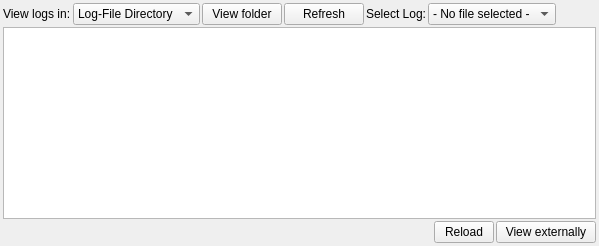
        <widget class="QWidget" name="tab_Logs">
         <attribute name="title">
          <string>Lo&amp;gs</string>
         </attribute>
         <layout class="QVBoxLayout" name="verticalLayout_5">
          <property name="spacing">
           <number>2</number>
          </property>
          <property name="leftMargin">
           <number>3</number>
          </property>
          <property name="topMargin">
           <number>3</number>
          </property>
          <property name="rightMargin">
           <number>3</number>
          </property>
          <property name="bottomMargin">
           <number>3</number>
          </property>
          <item>
           <layout class="QHBoxLayout" name="horizontalLayout_10">
            <property name="spacing">
             <number>2</number>
            </property>
            <item>
             <widget class="QLabel" name="label_21">
              <property name="maximumSize">
               <size>
                <width>150</width>
                <height>16777215</height>
               </size>
              </property>
              <property name="text">
               <string>View logs in:</string>
              </property>
             </widget>
            </item>
            <item>
             <widget class="QComboBox" name="combo_LogDirectory">
              <property name="maximumSize">
               <size>
                <width>150</width>
                <height>16777215</height>
               </size>
              </property>
              <property name="currentIndex">
               <number>1</number>
              </property>
              <item>
               <property name="text">
                <string>Current Directory</string>
               </property>
              </item>
              <item>
               <property name="text">
                <string>Log-File Directory</string>
               </property>
              </item>
             </widget>
            </item>
            <item>
             <widget class="QPushButton" name="btn_LogViewFolder">
              <property name="maximumSize">
               <size>
                <width>150</width>
                <height>16777215</height>
               </size>
              </property>
              <property name="text">
               <string>View folder</string>
              </property>
             </widget>
            </item>
            <item>
             <widget class="QPushButton" name="btn_LogRefresh">
              <property name="maximumSize">
               <size>
                <width>150</width>
                <height>16777215</height>
               </size>
              </property>
              <property name="text">
               <string>Refresh</string>
              </property>
             </widget>
            </item>
            <item>
             <widget class="QLabel" name="label_25">
              <property name="maximumSize">
               <size>
                <width>150</width>
                <height>16777215</height>
               </size>
              </property>
              <property name="text">
               <string>Select Log:</string>
              </property>
             </widget>
            </item>
            <item>
             <widget class="QComboBox" name="combo_LogFile">
              <property name="sizePolicy">
               <sizepolicy hsizetype="MinimumExpanding" vsizetype="Fixed">
                <horstretch>0</horstretch>
                <verstretch>0</verstretch>
               </sizepolicy>
              </property>
              <property name="maximumSize">
               <size>
                <width>16777215</width>
                <height>16777215</height>
               </size>
              </property>
              <property name="currentIndex">
               <number>0</number>
              </property>
              <item>
               <property name="text">
                <string>- No file selected -</string>
               </property>
              </item>
             </widget>
            </item>
            <item>
             <spacer name="horizontalSpacer_11">
              <property name="orientation">
               <enum>Qt::Horizontal</enum>
              </property>
              <property name="sizeHint" stdset="0">
               <size>
                <width>40</width>
                <height>20</height>
               </size>
              </property>
             </spacer>
            </item>
           </layout>
          </item>
          <item>
           <layout class="QVBoxLayout" name="verticalLayout_16">
            <property name="spacing">
             <number>2</number>
            </property>
            <item>
             <widget class="QPlainTextEdit" name="text_LogData">
              <property name="undoRedoEnabled">
               <bool>false</bool>
              </property>
              <property name="readOnly">
               <bool>true</bool>
              </property>
             </widget>
            </item>
            <item>
             <layout class="QHBoxLayout" name="horizontalLayout_13">
              <property name="spacing">
               <number>2</number>
              </property>
              <property name="topMargin">
               <number>0</number>
              </property>
              <item>
               <widget class="QLabel" name="label_LogInfo">
                <property name="text">
                 <string/>
                </property>
               </widget>
              </item>
              <item>
               <widget class="QPushButton" name="btn_ReloadLog">
                <property name="maximumSize">
                 <size>
                  <width>60</width>
                  <height>16777215</height>
                 </size>
                </property>
                <property name="text">
                 <string>Reload</string>
                </property>
               </widget>
              </item>
              <item>
               <widget class="QPushButton" name="btn_LogViewExternal">
                <property name="maximumSize">
                 <size>
                  <width>100</width>
                  <height>16777215</height>
                 </size>
                </property>
                <property name="text">
                 <string>View externally</string>
                </property>
               </widget>
              </item>
             </layout>
            </item>
           </layout>
          </item>
         </layout>
        </widget>
